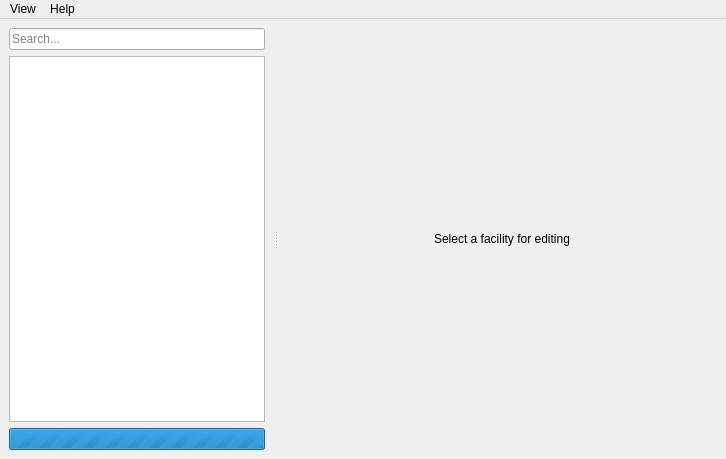
<?xml version="1.0" encoding="UTF-8"?>
<ui version="4.0">
 <class>MainWindow</class>
 <widget class="QMainWindow" name="MainWindow">
  <property name="geometry">
   <rect>
    <x>0</x>
    <y>0</y>
    <width>726</width>
    <height>459</height>
   </rect>
  </property>
  <property name="windowTitle">
   <string>System restrictions</string>
  </property>
  <property name="windowIcon">
   <iconset theme="alterator"/>
  </property>
  <widget class="QWidget" name="centralwidget">
   <layout class="QGridLayout" name="gridLayout">
    <item row="0" column="0">
     <widget class="QSplitter" name="splitter">
      <property name="orientation">
       <enum>Qt::Orientation::Horizontal</enum>
      </property>
      <property name="childrenCollapsible">
       <bool>false</bool>
      </property>
      <widget class="QWidget" name="layoutWidget">
       <layout class="QVBoxLayout" name="verticalLayout_2">
        <property name="rightMargin">
         <number>9</number>
        </property>
        <item>
         <widget class="QLineEdit" name="searchBar">
          <property name="sizePolicy">
           <sizepolicy hsizetype="Preferred" vsizetype="Fixed">
            <horstretch>0</horstretch>
            <verstretch>0</verstretch>
           </sizepolicy>
          </property>
          <property name="text">
           <string notr="true"/>
          </property>
          <property name="placeholderText">
           <string>Search...</string>
          </property>
          <property name="clearButtonEnabled">
           <bool>true</bool>
          </property>
         </widget>
        </item>
        <item>
         <widget class="QTreeView" name="facilityView">
          <property name="minimumSize">
           <size>
            <width>256</width>
            <height>0</height>
           </size>
          </property>
          <property name="rootIsDecorated">
           <bool>false</bool>
          </property>
          <property name="itemsExpandable">
           <bool>false</bool>
          </property>
         </widget>
        </item>
        <item>
         <widget class="QProgressBar" name="progressBar">
          <property name="sizePolicy">
           <sizepolicy hsizetype="Preferred" vsizetype="Fixed">
            <horstretch>0</horstretch>
            <verstretch>0</verstretch>
           </sizepolicy>
          </property>
          <property name="maximum">
           <number>0</number>
          </property>
          <property name="value">
           <number>-1</number>
          </property>
          <property name="format">
           <string notr="true">%p%</string>
          </property>
         </widget>
        </item>
       </layout>
      </widget>
      <widget class="QWidget" name="widget" native="true">
       <property name="sizePolicy">
        <sizepolicy hsizetype="Expanding" vsizetype="Preferred">
         <horstretch>1</horstretch>
         <verstretch>0</verstretch>
        </sizepolicy>
       </property>
       <layout class="QVBoxLayout" name="verticalLayout_3">
        <property name="spacing">
         <number>0</number>
        </property>
        <property name="leftMargin">
         <number>9</number>
        </property>
        <property name="topMargin">
         <number>0</number>
        </property>
        <property name="rightMargin">
         <number>0</number>
        </property>
        <property name="bottomMargin">
         <number>0</number>
        </property>
        <item>
         <widget class="QStackedWidget" name="stackedWidget">
          <property name="sizePolicy">
           <sizepolicy hsizetype="Minimum" vsizetype="Preferred">
            <horstretch>0</horstretch>
            <verstretch>0</verstretch>
           </sizepolicy>
          </property>
          <property name="currentIndex">
           <number>0</number>
          </property>
          <widget class="QWidget" name="initialPage">
           <layout class="QVBoxLayout" name="verticalLayout">
            <item>
             <widget class="QLabel" name="label">
              <property name="sizePolicy">
               <sizepolicy hsizetype="Expanding" vsizetype="Preferred">
                <horstretch>0</horstretch>
                <verstretch>0</verstretch>
               </sizepolicy>
              </property>
              <property name="text">
               <string>Select a facility for editing</string>
              </property>
              <property name="alignment">
               <set>Qt::AlignmentFlag::AlignCenter</set>
              </property>
              <property name="wordWrap">
               <bool>true</bool>
              </property>
             </widget>
            </item>
           </layout>
          </widget>
          <widget class="QWidget" name="facilityPage">
           <layout class="QVBoxLayout" name="verticalLayout_4">
            <property name="leftMargin">
             <number>0</number>
            </property>
            <property name="topMargin">
             <number>0</number>
            </property>
            <property name="rightMargin">
             <number>0</number>
            </property>
            <property name="bottomMargin">
             <number>0</number>
            </property>
            <item>
             <widget class="ObjectInfoWidget" name="facilityInfo" native="true"/>
            </item>
            <item>
             <widget class="QScrollArea" name="scrollArea">
              <property name="frameShape">
               <enum>QFrame::Shape::NoFrame</enum>
              </property>
              <property name="frameShadow">
               <enum>QFrame::Shadow::Plain</enum>
              </property>
              <property name="horizontalScrollBarPolicy">
               <enum>Qt::ScrollBarPolicy::ScrollBarAlwaysOff</enum>
              </property>
              <property name="sizeAdjustPolicy">
               <enum>QAbstractScrollArea::SizeAdjustPolicy::AdjustToContents</enum>
              </property>
              <property name="widgetResizable">
               <bool>true</bool>
              </property>
              <property name="alignment">
               <set>Qt::AlignmentFlag::AlignLeading|Qt::AlignmentFlag::AlignLeft|Qt::AlignmentFlag::AlignTop</set>
              </property>
              <widget class="QWidget" name="scrollAreaWidgetContents">
               <property name="geometry">
                <rect>
                 <x>0</x>
                 <y>0</y>
                 <width>100</width>
                 <height>30</height>
                </rect>
               </property>
               <layout class="QVBoxLayout" name="verticalLayout_5"/>
              </widget>
             </widget>
            </item>
            <item>
             <layout class="QHBoxLayout" name="horizontalLayout">
              <item>
               <spacer name="horizontalSpacer">
                <property name="orientation">
                 <enum>Qt::Orientation::Horizontal</enum>
                </property>
                <property name="sizeHint" stdset="0">
                 <size>
                  <width>40</width>
                  <height>20</height>
                 </size>
                </property>
               </spacer>
              </item>
              <item>
               <widget class="QPushButton" name="applyButton">
                <property name="enabled">
                 <bool>false</bool>
                </property>
                <property name="text">
                 <string>Apply</string>
                </property>
                <property name="icon">
                 <iconset theme="dialog-apply"/>
                </property>
               </widget>
              </item>
             </layout>
            </item>
           </layout>
          </widget>
         </widget>
        </item>
       </layout>
      </widget>
     </widget>
    </item>
   </layout>
  </widget>
  <widget class="QMenuBar" name="menuBar">
   <property name="geometry">
    <rect>
     <x>0</x>
     <y>0</y>
     <width>726</width>
     <height>22</height>
    </rect>
   </property>
   <widget class="QMenu" name="menuView">
    <property name="title">
     <string>View</string>
    </property>
    <addaction name="actionCompact"/>
    <addaction name="actionVerbose"/>
   </widget>
   <widget class="QMenu" name="menuAbout">
    <property name="title">
     <string>Help</string>
    </property>
    <addaction name="actionAbout"/>
   </widget>
   <addaction name="menuView"/>
   <addaction name="menuAbout"/>
  </widget>
  <action name="actionCompact">
   <property name="checkable">
    <bool>true</bool>
   </property>
   <property name="text">
    <string>Compact</string>
   </property>
  </action>
  <action name="actionVerbose">
   <property name="checkable">
    <bool>true</bool>
   </property>
   <property name="text">
    <string>Verbose</string>
   </property>
  </action>
  <action name="actionDisplay_current_state_in_second_column">
   <property name="checkable">
    <bool>true</bool>
   </property>
   <property name="text">
    <string>Display current state in second column</string>
   </property>
  </action>
  <action name="actionAbout">
   <property name="icon">
    <iconset theme="alterator"/>
   </property>
   <property name="text">
    <string>About...</string>
   </property>
  </action>
 </widget>
 <customwidgets>
  <customwidget>
   <class>ObjectInfoWidget</class>
   <extends>QWidget</extends>
   <header>ui/ObjectInfoWidget.h</header>
   <container>1</container>
  </customwidget>
 </customwidgets>
 <resources/>
 <connections/>
</ui>
